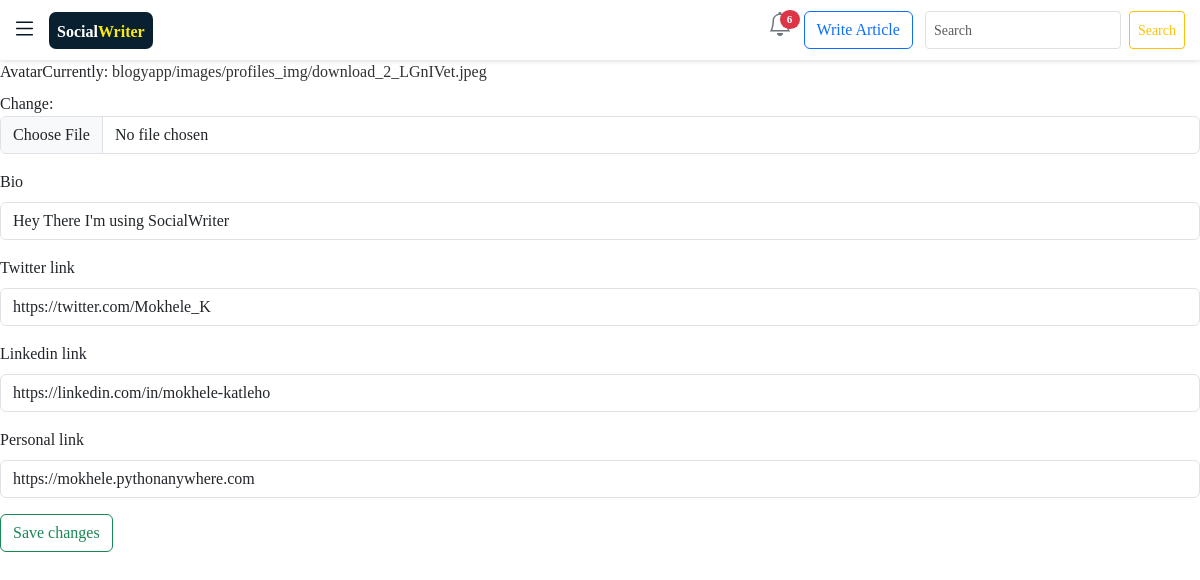
Screenshot of /edit_profile/1/ (signed in) with the database file from the repository.
### users/models.py (models this page shows, shortened)
class Profile(models.Model):
    name = models.OneToOneField(User, on_delete=models.CASCADE ,default=1 ) # this has the username inside
    bio = models.CharField(max_length=150,blank=True, default="Hey There I'm using SocialWriter ")
    avatar = models.ImageField(null=True, upload_to="blogyapp/images/profiles_img", default="default.jpg")
    following = models.ManyToManyField(User,related_name="following", blank=True)
    followers = models.IntegerField(default=0)
    date_created = models.DateTimeField(auto_now=True)
    liked_articles = models.ManyToManyField("blogyapp.Entry",related_name="liked_articles", blank=True)
    bookmarked_articles = models.ManyToManyField("blogyapp.Entry",related_name="bookmarked_articles", blank=True)
    twitter_link = models.URLField(blank=True, null=True)
    linkedin_link = models.URLField(blank=True, null=True)
    personal_link = models.URLField(blank=True, null=True)
    class Meta:
        ordering = ["-date_created"]

### blogyapp/views.py (the view)
# urls.py: path('edit_profile/<int:profile_id>/', views.edit_profile, name="edit_profile"),
def edit_profile(request, profile_id):
    profile = Profile.objects.get(id = profile_id)
    if request.method != 'POST' :
        form = ProfileForm(instance = profile)
    else:
        form = ProfileForm(request.POST, request.FILES ,instance = profile )
        if form.is_valid():
            form.save()
            return redirect('blogyapp:profile_detail', profile_id )
    context = {"form":form,
               "profile":profile}
    return render(request, 'blogyapp/edit_profile.html', context )

### blogyapp/forms.py
class ProfileForm(forms.ModelForm):
    class Meta:
        model = Profile
        fields = ("avatar","bio","twitter_link","linkedin_link","personal_link" )

### blogyapp/templates/blogyapp/edit_profile.html (shortened to what this page needs)
{% extends 'blogyapp/base.html' %}
  {% load bootstrap5 %}
  {% load static %}
  {% load read-time %}
{% block content %}
<form action="{% url 'blogyapp:edit_profile' profile.id %}" method="post" enctype="multipart/form-data" >
    {% bootstrap_form form %}
    {% buttons %}
    <button class="btn btn-outline-success" name="submit">Save changes</button>
    {% endbuttons %}
</form>
{% endblock content %}

### blogyapp/static/blogyapp/css/read.css (style rules this page uses)
body { background-color: rgb(255, 255, 255); }
a { text-decoration: none !important; color: rgb(50, 50, 50); }

### rows the page displays
Profile: bio "Hey There I'm using SocialWriter", twitter_link "https://twitter.com/Mokhele_K", linkedin_link "https://linkedin.com/in/mokhele-katleho", personal_link "https://mokhele.pythonanywhere.com"

### other values shown
{{ all_notifications.count }} "6"
